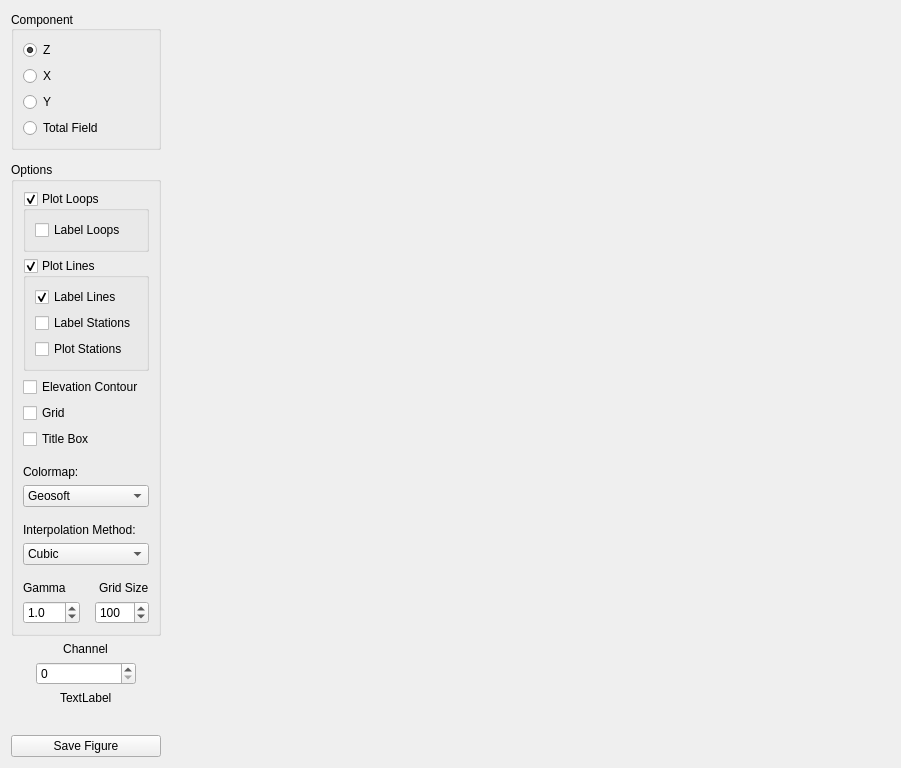
<?xml version="1.0" encoding="UTF-8"?>
<ui version="4.0">
 <class>Form</class>
 <widget class="QWidget" name="Form">
  <property name="geometry">
   <rect>
    <x>0</x>
    <y>0</y>
    <width>901</width>
    <height>718</height>
   </rect>
  </property>
  <property name="windowTitle">
   <string>Form</string>
  </property>
  <layout class="QGridLayout" name="gridLayout">
   <item row="5" column="0" alignment="Qt::AlignHCenter">
    <widget class="QSpinBox" name="channel_spinbox">
     <property name="sizePolicy">
      <sizepolicy hsizetype="Fixed" vsizetype="Preferred">
       <horstretch>0</horstretch>
       <verstretch>0</verstretch>
      </sizepolicy>
     </property>
     <property name="minimumSize">
      <size>
       <width>100</width>
       <height>0</height>
      </size>
     </property>
     <property name="maximumSize">
      <size>
       <width>16777215</width>
       <height>16777215</height>
      </size>
     </property>
    </widget>
   </item>
   <item row="0" column="0" rowspan="2">
    <widget class="QGroupBox" name="groupBox_2">
     <property name="sizePolicy">
      <sizepolicy hsizetype="Fixed" vsizetype="Preferred">
       <horstretch>0</horstretch>
       <verstretch>0</verstretch>
      </sizepolicy>
     </property>
     <property name="minimumSize">
      <size>
       <width>150</width>
       <height>0</height>
      </size>
     </property>
     <property name="maximumSize">
      <size>
       <width>150</width>
       <height>16777215</height>
      </size>
     </property>
     <property name="title">
      <string>Component</string>
     </property>
     <property name="alignment">
      <set>Qt::AlignLeading|Qt::AlignLeft|Qt::AlignVCenter</set>
     </property>
     <property name="flat">
      <bool>false</bool>
     </property>
     <layout class="QVBoxLayout" name="verticalLayout_2">
      <item>
       <widget class="QRadioButton" name="z_rbtn">
        <property name="text">
         <string>Z</string>
        </property>
        <property name="checked">
         <bool>true</bool>
        </property>
       </widget>
      </item>
      <item>
       <widget class="QRadioButton" name="x_rbtn">
        <property name="text">
         <string>X</string>
        </property>
       </widget>
      </item>
      <item>
       <widget class="QRadioButton" name="y_rbtn">
        <property name="text">
         <string>Y</string>
        </property>
       </widget>
      </item>
      <item>
       <widget class="QRadioButton" name="tf_rbtn">
        <property name="text">
         <string>Total Field</string>
        </property>
       </widget>
      </item>
     </layout>
    </widget>
   </item>
   <item row="0" column="1" rowspan="12" colspan="2">
    <layout class="QGridLayout" name="map_layout">
     <property name="sizeConstraint">
      <enum>QLayout::SetDefaultConstraint</enum>
     </property>
    </layout>
   </item>
   <item row="4" column="0" alignment="Qt::AlignHCenter">
    <widget class="QLabel" name="label">
     <property name="text">
      <string>Channel</string>
     </property>
     <property name="alignment">
      <set>Qt::AlignCenter</set>
     </property>
    </widget>
   </item>
   <item row="13" column="0">
    <widget class="QPushButton" name="save_figure_btn">
     <property name="text">
      <string>Save Figure</string>
     </property>
    </widget>
   </item>
   <item row="13" column="1">
    <spacer name="horizontalSpacer">
     <property name="orientation">
      <enum>Qt::Horizontal</enum>
     </property>
     <property name="sizeType">
      <enum>QSizePolicy::Fixed</enum>
     </property>
     <property name="sizeHint" stdset="0">
      <size>
       <width>10</width>
       <height>20</height>
      </size>
     </property>
    </spacer>
   </item>
   <item row="11" column="0">
    <spacer name="verticalSpacer">
     <property name="orientation">
      <enum>Qt::Vertical</enum>
     </property>
     <property name="sizeType">
      <enum>QSizePolicy::Expanding</enum>
     </property>
     <property name="sizeHint" stdset="0">
      <size>
       <width>0</width>
       <height>0</height>
      </size>
     </property>
    </spacer>
   </item>
   <item row="13" column="2">
    <layout class="QVBoxLayout" name="toolbar_layout">
     <property name="spacing">
      <number>6</number>
     </property>
     <property name="sizeConstraint">
      <enum>QLayout::SetDefaultConstraint</enum>
     </property>
    </layout>
   </item>
   <item row="3" column="0">
    <widget class="QGroupBox" name="groupBox">
     <property name="sizePolicy">
      <sizepolicy hsizetype="Fixed" vsizetype="Preferred">
       <horstretch>0</horstretch>
       <verstretch>0</verstretch>
      </sizepolicy>
     </property>
     <property name="minimumSize">
      <size>
       <width>130</width>
       <height>0</height>
      </size>
     </property>
     <property name="maximumSize">
      <size>
       <width>150</width>
       <height>16777215</height>
      </size>
     </property>
     <property name="title">
      <string>Options</string>
     </property>
     <layout class="QGridLayout" name="gridLayout_2">
      <item row="15" column="0">
       <widget class="QDoubleSpinBox" name="gamma_spinbox">
        <property name="sizePolicy">
         <sizepolicy hsizetype="Maximum" vsizetype="Fixed">
          <horstretch>0</horstretch>
          <verstretch>0</verstretch>
         </sizepolicy>
        </property>
        <property name="decimals">
         <number>1</number>
        </property>
        <property name="singleStep">
         <double>0.100000000000000</double>
        </property>
        <property name="value">
         <double>1.000000000000000</double>
        </property>
       </widget>
      </item>
      <item row="10" column="0" colspan="2">
       <spacer name="verticalSpacer_2">
        <property name="orientation">
         <enum>Qt::Vertical</enum>
        </property>
        <property name="sizeType">
         <enum>QSizePolicy::Minimum</enum>
        </property>
        <property name="sizeHint" stdset="0">
         <size>
          <width>20</width>
          <height>10</height>
         </size>
        </property>
       </spacer>
      </item>
      <item row="8" column="0" colspan="2">
       <widget class="QLabel" name="label_2">
        <property name="text">
         <string>Colormap:</string>
        </property>
       </widget>
      </item>
      <item row="1" column="0" colspan="2">
       <widget class="QGroupBox" name="plot_lines_cbox">
        <property name="title">
         <string>Plot Lines</string>
        </property>
        <property name="flat">
         <bool>true</bool>
        </property>
        <property name="checkable">
         <bool>true</bool>
        </property>
        <layout class="QVBoxLayout" name="verticalLayout_3">
         <item>
          <widget class="QCheckBox" name="label_lines_cbox">
           <property name="text">
            <string>Label Lines</string>
           </property>
           <property name="checked">
            <bool>true</bool>
           </property>
          </widget>
         </item>
         <item>
          <widget class="QCheckBox" name="label_stations_cbox">
           <property name="text">
            <string>Label Stations</string>
           </property>
          </widget>
         </item>
         <item>
          <widget class="QCheckBox" name="plot_stations_cbox">
           <property name="text">
            <string>Plot Stations</string>
           </property>
           <property name="checked">
            <bool>false</bool>
           </property>
          </widget>
         </item>
        </layout>
       </widget>
      </item>
      <item row="12" column="0" colspan="2">
       <widget class="QComboBox" name="interp_cbox">
        <item>
         <property name="text">
          <string>Cubic</string>
         </property>
        </item>
        <item>
         <property name="text">
          <string>Linear</string>
         </property>
        </item>
        <item>
         <property name="text">
          <string>Nearest</string>
         </property>
        </item>
       </widget>
      </item>
      <item row="15" column="1" alignment="Qt::AlignRight">
       <widget class="QSpinBox" name="gridsize_spinbox">
        <property name="sizePolicy">
         <sizepolicy hsizetype="Maximum" vsizetype="Fixed">
          <horstretch>0</horstretch>
          <verstretch>0</verstretch>
         </sizepolicy>
        </property>
        <property name="minimum">
         <number>5</number>
        </property>
        <property name="maximum">
         <number>1000</number>
        </property>
        <property name="singleStep">
         <number>10</number>
        </property>
        <property name="value">
         <number>100</number>
        </property>
       </widget>
      </item>
      <item row="0" column="0" colspan="2">
       <widget class="QGroupBox" name="plot_loops_cbox">
        <property name="title">
         <string>Plot Loops</string>
        </property>
        <property name="flat">
         <bool>true</bool>
        </property>
        <property name="checkable">
         <bool>true</bool>
        </property>
        <layout class="QVBoxLayout" name="verticalLayout">
         <item>
          <widget class="QCheckBox" name="label_loops_cbox">
           <property name="text">
            <string>Label Loops</string>
           </property>
          </widget>
         </item>
        </layout>
       </widget>
      </item>
      <item row="5" column="0" colspan="2">
       <widget class="QCheckBox" name="grid_cbox">
        <property name="text">
         <string>Grid</string>
        </property>
       </widget>
      </item>
      <item row="6" column="0" colspan="2">
       <widget class="QCheckBox" name="title_box_cbox">
        <property name="text">
         <string>Title Box</string>
        </property>
        <property name="checked">
         <bool>false</bool>
        </property>
       </widget>
      </item>
      <item row="9" column="0" colspan="2">
       <widget class="QComboBox" name="cmap_cbox">
        <property name="currentText">
         <string>Geosoft</string>
        </property>
        <property name="currentIndex">
         <number>3</number>
        </property>
        <item>
         <property name="text">
          <string>Blues</string>
         </property>
        </item>
        <item>
         <property name="text">
          <string>BMW</string>
         </property>
        </item>
        <item>
         <property name="text">
          <string>Coolwarm</string>
         </property>
        </item>
        <item>
         <property name="text">
          <string>Geosoft</string>
         </property>
        </item>
        <item>
         <property name="text">
          <string>KBC</string>
         </property>
        </item>
        <item>
         <property name="text">
          <string>Inferno</string>
         </property>
        </item>
        <item>
         <property name="text">
          <string>Rainbow</string>
         </property>
        </item>
        <item>
         <property name="text">
          <string>Viridis</string>
         </property>
        </item>
       </widget>
      </item>
      <item row="13" column="0" colspan="2">
       <spacer name="verticalSpacer_4">
        <property name="orientation">
         <enum>Qt::Vertical</enum>
        </property>
        <property name="sizeType">
         <enum>QSizePolicy::Fixed</enum>
        </property>
        <property name="sizeHint" stdset="0">
         <size>
          <width>20</width>
          <height>10</height>
         </size>
        </property>
       </spacer>
      </item>
      <item row="7" column="0" colspan="2">
       <spacer name="verticalSpacer_3">
        <property name="orientation">
         <enum>Qt::Vertical</enum>
        </property>
        <property name="sizeType">
         <enum>QSizePolicy::Minimum</enum>
        </property>
        <property name="sizeHint" stdset="0">
         <size>
          <width>20</width>
          <height>10</height>
         </size>
        </property>
       </spacer>
      </item>
      <item row="14" column="1" alignment="Qt::AlignRight">
       <widget class="QLabel" name="label_5">
        <property name="sizePolicy">
         <sizepolicy hsizetype="Maximum" vsizetype="Preferred">
          <horstretch>0</horstretch>
          <verstretch>0</verstretch>
         </sizepolicy>
        </property>
        <property name="text">
         <string>Grid Size</string>
        </property>
       </widget>
      </item>
      <item row="14" column="0">
       <widget class="QLabel" name="label_4">
        <property name="text">
         <string>Gamma</string>
        </property>
       </widget>
      </item>
      <item row="11" column="0" colspan="2">
       <widget class="QLabel" name="label_3">
        <property name="text">
         <string>Interpolation Method:</string>
        </property>
       </widget>
      </item>
      <item row="4" column="0" colspan="2">
       <widget class="QCheckBox" name="plot_elevation_cbox">
        <property name="text">
         <string>Elevation Contour</string>
        </property>
       </widget>
      </item>
     </layout>
    </widget>
   </item>
   <item row="6" column="0" alignment="Qt::AlignHCenter">
    <widget class="QLabel" name="time_label">
     <property name="text">
      <string>TextLabel</string>
     </property>
    </widget>
   </item>
  </layout>
 </widget>
 <resources/>
 <connections/>
</ui>
